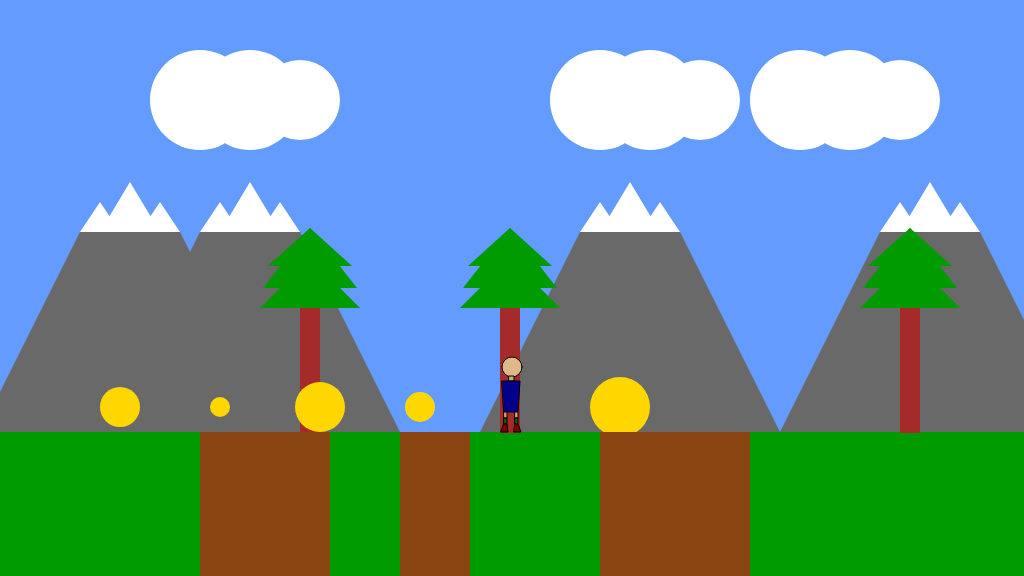
Frame 1 (no input)
Frame 60 (no input): identical to frame 1, image omitted
Frame 120 (the mouse pressed at the canvas centre since frame 60): identical to frame 1, image omitted

The p5.js sketch that drew this single still picture (run headless with seeded random() and noise() and a simulated clock; from frame 60 on, the mouse is pressed at the canvas centre):

// p5.js sketch
// ── sketch.js
/*

The Game Project Part 4 - Side Scrolling

*/


var gameChar_x;
var gameChar_y;
var floorPos_y;

var collectable;
var canyon;

var isLeft;
var isRight;
var isFalling;
var isPlummeting;

var trees_x;
var treePos_y;

var mountain;
var cloud;

var collectables;
var canyons;

function setup()
{
	createCanvas(1024, 576);
	floorPos_y = height * 3/4;
	gameChar_x = width/2;
	gameChar_y = floorPos_y;
    
    isLeft = false;
    isRight = false;
    isFalling = false;
    isPlummeting = false;
    
    canyon = {
        x_pos: 200,
        width: 100 
    }
    
    trees_x = [300, 500, 900, 1150];
    treePos_y = height/2;
    
    mountain = {
        x_pos: [-400, -280, 100, 400],
        y_pos: 100
    }
    
    cloud = {
        x_pos: [0, 400, 600],
        y_pos: 100,
        size: 20
    }
    
    collectables = [
        {
            x_pos: 100,
            y_pos: floorPos_y-25,
            size: 40,
            isFound: false
        },
        {
            x_pos: 200,
            y_pos: floorPos_y-25,
            size: 20,
            isFound: false
        },
        {
            x_pos: 300,
            y_pos: floorPos_y-25,
            size: 50,
            isFound: false
        },
        {
            x_pos: 400,
            y_pos: floorPos_y-25,
            size: 30,
            isFound: false
        },
        {
            x_pos: 600,
            y_pos: floorPos_y-25,
            size: 60,
            isFound: false
        }
    ]
    
    canyons = [
        {
            x_pos: 200,
            width: 130 
        },
        {
            x_pos: 400,
            width: 70 
        },
        {
            x_pos: 600,
            width: 150 
        }
    ]
    
    
    
}

function draw()
{

	///////////DRAWING CODE//////////

	background(100,155,255); //fill the sky blue


	noStroke();
	fill(0,155,0);
	rect(0, floorPos_y, width, height - floorPos_y); //draw some green ground
    
    // draw mountaints
    
    drawMountains()
    
    // Draw cloud
    
    drawClouds()
    
    // draw trees
    
    drawTrees()
    
    // draw collectable
//    drawCollectable(collectable)
    
    for(var i=0; i<collectables.length; i++){
        checkCollectable(collectables[i])
    }
    

    
	//draw the canyon
    for (var i = 0; i < canyons.length; i++){
        drawCanyon(canyons[i])    
    }
    
    
	//the game character
    stroke(0)
	if(isLeft && isFalling)
	{
		// add your jumping-left code
        // face
        fill(222,184,135);
        ellipse(gameChar_x,gameChar_y-65,20);

        // neck
        fill(189,183,107);
        rect(gameChar_x-3,gameChar_y-56,5,5);

        // torso

        fill(0,0,139);
        quad(gameChar_x-10,gameChar_y-51,gameChar_x+8,gameChar_y-51,gameChar_x+6,gameChar_y-20,gameChar_x-8,gameChar_y-20);

        // Legs

        // Left Side

        // Thigh
        fill(233,150,122);
        quad(gameChar_x-8,gameChar_y-20,gameChar_x-5,gameChar_y-20,gameChar_x-10,gameChar_y-15,gameChar_x-12,gameChar_y-15);

        //Calf
        fill(0,100,0);
        rect(gameChar_x-12,gameChar_y-15, 3,4);
        // Foot

        fill(128,0,0);
        quad(gameChar_x-12,gameChar_y-11,gameChar_x-9,gameChar_y-11,gameChar_x-8,gameChar_y-3,gameChar_x-15,gameChar_y-3)

        // Right Side

        // Thigh
        fill(233,150,122);
        quad(gameChar_x+1,gameChar_y-20,gameChar_x+4,gameChar_y-20,gameChar_x-1,gameChar_y-15,gameChar_x-3,gameChar_y-15);

        //Calf
        fill(0,100,0);
        rect(gameChar_x-3,gameChar_y-15, 3,4);
        // Foot

        fill(128,0,0);
        quad(gameChar_x-3,gameChar_y-11,gameChar_x,gameChar_y-11,gameChar_x+1,gameChar_y-3,gameChar_x-6,gameChar_y-3)    

	}
	else if(isRight && isFalling)
	{
		// add your jumping-right 
        // face
        fill(222,184,135);
        ellipse(gameChar_x,gameChar_y-65,20);

        // neck
        fill(189,183,107);
        rect(gameChar_x-3,gameChar_y-56,5,5);

        // torso

        fill(0,0,139);
        quad(gameChar_x-10,gameChar_y-51,gameChar_x+8,gameChar_y-51,gameChar_x+6,gameChar_y-20,gameChar_x-8,gameChar_y-20);

        // Legs

        // Left Side

        // Thigh
        fill(233,150,122);
        quad(gameChar_x-8,gameChar_y-20,gameChar_x-4,gameChar_y-20,gameChar_x-2,gameChar_y-16,gameChar_x-6,gameChar_y-16);

        //Calf
        fill(0,100,0);
        rect(gameChar_x-6,gameChar_y-16,3,4)
        // Foot

        fill(128,0,0);
        quad(gameChar_x-6,gameChar_y-12,gameChar_x-3,gameChar_y-12,gameChar_x-1,gameChar_y-4,gameChar_x-7,gameChar_y-4)

        // Right Side

        // Thigh
        fill(233,150,122);
        quad(gameChar_x+4,gameChar_y-20,gameChar_x+8,gameChar_y-20,gameChar_x+10,gameChar_y-16,gameChar_x+6,gameChar_y-16);

        //Calf
        fill(0,100,0);
        rect(gameChar_x+6,gameChar_y-16,3,4)

        // Foot
        fill(128,0,0);
        quad(gameChar_x+6,gameChar_y-12,gameChar_x+9,gameChar_y-12,gameChar_x+12,gameChar_y-4,gameChar_x+5,gameChar_y-4)

	}
	else if(isLeft)
	{
		// add your walking left code
        // face
        fill(222,184,135);
        ellipse(gameChar_x,gameChar_y-65,20);

        // neck
        fill(189,183,107);
        rect(gameChar_x-3,gameChar_y-56,5,5);

        // torso

        fill(0,0,139);
        quad(gameChar_x-10,gameChar_y-51,gameChar_x+8,gameChar_y-51,gameChar_x+6,gameChar_y-20,gameChar_x-8,gameChar_y-20);

        // Legs

        // Left Side

        // Thigh
        fill(233,150,122);
        quad(gameChar_x-8,gameChar_y-20,gameChar_x-5,gameChar_y-20,gameChar_x-10,gameChar_y-15,gameChar_x-12,gameChar_y-15);

        //Calf
        fill(0,100,0);
        rect(gameChar_x-12,gameChar_y-15, 3,5);
        // Foot

        fill(128,0,0);
        quad(gameChar_x-12,gameChar_y-10,gameChar_x-9,gameChar_y-10,gameChar_x-8,gameChar_y-2,gameChar_x-15,gameChar_y-2)

        // Right Side

        // Thigh
        fill(233,150,122);
        quad(gameChar_x+3,gameChar_y-20,gameChar_x+6,gameChar_y-20,gameChar_x+6,gameChar_y-14,gameChar_x+3,gameChar_y-14);

        //Calf
        fill(0,100,0);
        quad(gameChar_x+3,gameChar_y-14,gameChar_x+6,gameChar_y-14,gameChar_x+6,gameChar_y-8,gameChar_x+3,gameChar_y-8)

        // Foot

        fill(128,0,0);
        quad(gameChar_x+3,gameChar_y-8,gameChar_x+6,gameChar_y-8,gameChar_x+7,gameChar_y,gameChar_x,gameChar_y)

	}
	else if(isRight)
	{
		// add your walking right code
        // face
        fill(222,184,135);
        ellipse(gameChar_x,gameChar_y-65,20);

        // neck
        fill(189,183,107);
        rect(gameChar_x-3,gameChar_y-56,5,5);

        // torso

        fill(0,0,139);
        quad(gameChar_x-10,gameChar_y-51,gameChar_x+8,gameChar_y-51,gameChar_x+6,gameChar_y-20,gameChar_x-8,gameChar_y-20);

        // Legs

        // Left Side

        // Thigh
        fill(233,150,122);
        quad(gameChar_x-8,gameChar_y-20,gameChar_x-5,gameChar_y-20,gameChar_x-5,gameChar_y-14,gameChar_x-8,gameChar_y-14);

        //Calf
        fill(0,100,0);
        quad(gameChar_x-8,gameChar_y-14,gameChar_x-5,gameChar_y-14,gameChar_x-5,gameChar_y-8,gameChar_x-8,gameChar_y-8)

        // Foot

        fill(128,0,0);
        quad(gameChar_x-8,gameChar_y-8,gameChar_x-5,gameChar_y-8,gameChar_x-2,gameChar_y,gameChar_x-9,gameChar_y)

        // Right Side

        // Thigh
        fill(233,150,122);
        quad(gameChar_x+3,gameChar_y-20,gameChar_x+6,gameChar_y-20,gameChar_x+8,gameChar_y-13,gameChar_x+5,gameChar_y-13);

        //Calf
        fill(0,100,0);
        quad(gameChar_x+5,gameChar_y-13,gameChar_x+8,gameChar_y-13,gameChar_x+8,gameChar_y-8,gameChar_x+5,gameChar_y-8)

        // Foot

        fill(128,0,0);
        quad(gameChar_x+5,gameChar_y-8,gameChar_x+8,gameChar_y-8,gameChar_x+11,gameChar_y-1,gameChar_x+4,gameChar_y-1)
	}
	else if(isFalling || isPlummeting)
	{
		// add your jumping facing forwards code
        fill(222,184,135);
        ellipse(gameChar_x,gameChar_y-65,20);

        // neck
        fill(189,183,107);
        rect(gameChar_x-3,gameChar_y-56,5,5);

        // torso

        fill(0,0,139);
        quad(gameChar_x-10,gameChar_y-51,gameChar_x+8,gameChar_y-51,gameChar_x+6,gameChar_y-20,gameChar_x-8,gameChar_y-20);

        // Legs

        // Left Side

        // Thigh
        fill(233,150,122);
        quad(gameChar_x-8,gameChar_y-25,gameChar_x-5,gameChar_y-25,gameChar_x-5,gameChar_y-19,gameChar_x-8,gameChar_y-19);

        // Calf
        fill(0,100,0);
        quad(gameChar_x-8,gameChar_y-19,gameChar_x-5,gameChar_y-19,gameChar_x-6,gameChar_y-13,gameChar_x-9,gameChar_y-13);

        // Foot
        fill(128,0,0);
        quad(gameChar_x-9,gameChar_y-13,gameChar_x-6,gameChar_y-13,gameChar_x-5,gameChar_y-5,gameChar_x-12,gameChar_y-5);

        // Right Side

        // Thigh
        fill(233,150,122);
        quad(gameChar_x+3,gameChar_y-25,gameChar_x+6,gameChar_y-25,gameChar_x+6,gameChar_y-19,gameChar_x+3,gameChar_y-19);

        // Calf
        fill(0,100,0);
        quad(gameChar_x+3,gameChar_y-19,gameChar_x+6,gameChar_y-19,gameChar_x+7,gameChar_y-13,gameChar_x+4,gameChar_y-13);

        // Foot
        fill(128,0,0);
        quad(gameChar_x+4,gameChar_y-13,gameChar_x+7,gameChar_y-13,gameChar_x+10,gameChar_y-5,gameChar_x+3,gameChar_y-5);
	}
	else
	{
		// add your standing front facing code
        // face
        fill(222,184,135);
        ellipse(gameChar_x,gameChar_y-65,20);

        // neck
        fill(189,183,107);
        rect(gameChar_x-3,gameChar_y-56,5,5);

        // torso

        fill(0,0,139);
        quad(gameChar_x-10,gameChar_y-51,gameChar_x+8,gameChar_y-51,gameChar_x+6,gameChar_y-20,gameChar_x-8,gameChar_y-20);

        // Legs

        // Left Side

        // Thigh
        fill(233,150,122);
        quad(gameChar_x-8,gameChar_y-20,gameChar_x-5,gameChar_y-20,gameChar_x-5,gameChar_y-14,gameChar_x-8,gameChar_y-14);

        //Calf
        fill(0,100,0);
        quad(gameChar_x-8,gameChar_y-14,gameChar_x-5,gameChar_y-14,gameChar_x-5,gameChar_y-8,gameChar_x-8,gameChar_y-8)

        // Foot

        fill(128,0,0);
        quad(gameChar_x-8,gameChar_y-8,gameChar_x-5,gameChar_y-8,gameChar_x-4,gameChar_y,gameChar_x-11,gameChar_y)
        // Right Side

        // Thigh
        fill(233,150,122);
        quad(gameChar_x+3,gameChar_y-20,gameChar_x+6,gameChar_y-20,gameChar_x+6,gameChar_y-14,gameChar_x+3,gameChar_y-14);

        //Calf
        fill(0,100,0);
        quad(gameChar_x+3,gameChar_y-14,gameChar_x+6,gameChar_y-14,gameChar_x+6,gameChar_y-8,gameChar_x+3,gameChar_y-8)

        // Foot

        fill(128,0,0);
        quad(gameChar_x+3,gameChar_y-8,gameChar_x+6,gameChar_y-8,gameChar_x+9,gameChar_y,gameChar_x+2,gameChar_y)

	}

	///////////INTERACTION CODE//////////
	//Put conditional statements to move the game character below here
       if (!isPlummeting) {
        if (isLeft) {
            gameChar_x -= 5;
        }
        if (isRight) {
            gameChar_x += 5;
        }
    }

    if (gameChar_y < floorPos_y) {
        gameChar_y += 2;
        isFalling = true;
    }
    else {
        isFalling = false;
    }
    
     // Falling down the canyon
    for (var i =0; i < canyons.length; i++){
        checkCanyon(canyons[i])       
    }
    
    // Make character fall when plummeting
    if (isPlummeting) {
        gameChar_y += 5;
    }
}


function keyPressed()
{
	// if statements to control the animation of the character when
	// keys are pressed.
    if ((keyCode == 37 || keyCode ==65) && !isPlummeting)
    {
        isLeft = true;        
    }
    else if ((keyCode == 39 || keyCode == 83) && !isPlummeting)
    {
        isRight = true;
    }
    else if ((keyCode == 32 || keyCode == 87) && !isFalling && !isPlummeting)
    {
        gameChar_y -= 100; 
    }
	//open up the console to see how these work
	console.log("keyPressed: " + key);
	console.log("keyPressed: " + keyCode);
}

function keyReleased()
{
	// if statements to control the animation of the character when
	// keys are released.
    
    if (keyCode == 37 || keyCode == 65)
    {
        isLeft = false;        
    }
    else if (keyCode == 39 || keyCode == 83)
    {
        isRight = false;
    }
    
	console.log("keyReleased: " + key);
	console.log("keyReleased: " + keyCode);
}

function drawClouds() {
    for (var i = 0; i < cloud.x_pos.length; i ++){
        fill(255)
	   ellipse(cloud.x_pos[i]+200, cloud.y_pos, 5*cloud.size)
	ellipse(cloud.x_pos[i]+250,cloud.y_pos,5*cloud.size)
	ellipse(cloud.x_pos[i]+300,cloud.y_pos, 4*cloud.size)
        
    }
    
}

function drawMountains() {
    for (var i = 0; i < mountain.x_pos.length; i++){
        fill(105, 105, 105)
	quad(mountain.x_pos[i]+380, mountain.y_pos+332, mountain.x_pos[i]+480, mountain.y_pos+132, mountain.x_pos[i]+580, mountain.y_pos+132, mountain.x_pos[i]+680, mountain.y_pos+332)
	fill(255)
	triangle(mountain.x_pos[i]+480, mountain.y_pos+132, mountain.x_pos[i]+500, mountain.y_pos+102, mountain.x_pos[i]+520, mountain.y_pos+132)
	triangle(mountain.x_pos[i]+500, mountain.y_pos+132, mountain.x_pos[i]+530, mountain.y_pos+82, mountain.x_pos[i]+560, mountain.y_pos+132)
	triangle(mountain.x_pos[i]+540, mountain.y_pos
             +132, mountain.x_pos[i]+560, mountain.y_pos+102, mountain.x_pos[i]+580, mountain.y_pos+132)
        
    }
    
}

function drawTrees() {
    for(var i = 0; i < trees_x.length; i++) {
        fill(165,42,42)
        rect(trees_x[i],treePos_y,20,145);
        fill(0,155,0)
        triangle(trees_x[i]-40,treePos_y+20,trees_x[i]+10,treePos_y-30,trees_x[i]+60,treePos_y+20)
        triangle(trees_x[i]-37,treePos_y,trees_x[i]+10,treePos_y-60,trees_x[i]+57,treePos_y)
        triangle(trees_x[i]-32,treePos_y-22,trees_x[i]+10,treePos_y-60,trees_x[i]+52,treePos_y-22)
    }
    
}

function drawCollectable(t_collectable) {
        fill(255, 215, 0);
	    ellipse(t_collectable.x_pos+20, t_collectable.y_pos, t_collectable.size, t_collectable.size)    
}

function checkCollectable(t_collectable) {
    if (dist(gameChar_x,gameChar_y,t_collectable.x_pos,t_collectable.y_pos) < 50){
        t_collectable.isFound = true
    }
    if (t_collectable.isFound == false){
        drawCollectable(t_collectable)
    }
}

function drawCanyon(t_canyon) {
    fill(139, 69, 19);
	rect(t_canyon.x_pos, floorPos_y, t_canyon.width, height - floorPos_y);
}

function checkCanyon(t_canyon) {
    if (gameChar_x > t_canyon.x_pos && gameChar_x < t_canyon.x_pos + t_canyon.width && gameChar_y >= floorPos_y) {
        isPlummeting = true;
    }
}
